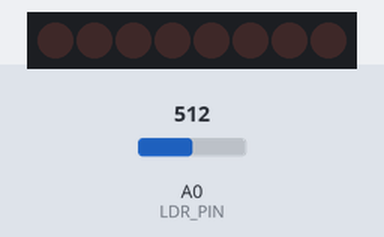
A sketch run on a simulated Arduino Uno, built with avr-gcc and run on an emulated ATmega328P. On the bench: 8 shift-register outputs drawn as a row of LEDs (first output left, lit = HIGH). Wiring (from diagram.json): shift register (74HC595): data pin 2; shift clock pin 3; latch pin 4; row of LEDs: on Q0, Q1, Q2, Q3, Q4, Q5, Q6, Q7. The inputs (shaded band) are chosen by the test bench; at power-on: A0 (LDR_PIN) = 512.

Above: at 1.2 s.
1.3 s: A0 (LDR_PIN) set to 166
2.8 s: A0 (LDR_PIN) set to 146
At 3.3 s:
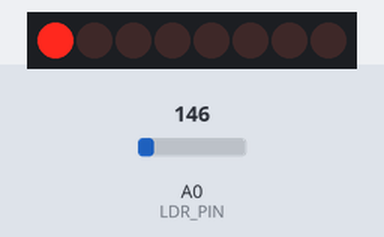
4.3 s: A0 (LDR_PIN) set to 115
5.8 s: A0 (LDR_PIN) set to 95
At 6.4 s:
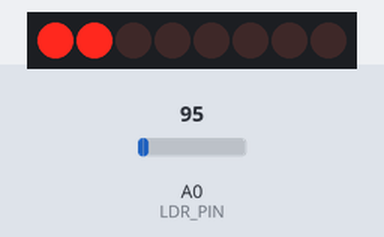
7.3 s: A0 (LDR_PIN) set to 122
At 8.1 s:
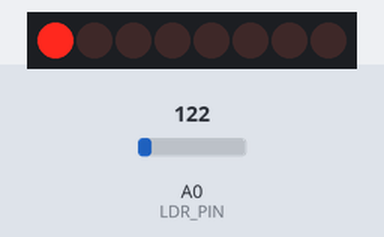
Timing chart, 0 to 9.9 s (numbered marks = the images above; inputs shaded):
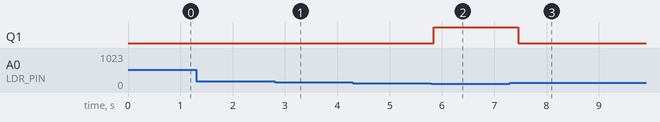

Measured:
- the behaviour switches between 160 and 159 on A0 (LDR_PIN) (found by bisection; images 0 and 1)
- the behaviour switches between 105 and 104 on A0 (LDR_PIN) (found by bisection; images 1 and 2)
- after the input at 1.3 s, every drawn part: stays the same
- after the input at 4.3 s, every drawn part: stays the same
- after the input at 5.8 s, Q1: LOW → HIGH after 0.05 s
- after the input at 7.3 s, Q1: HIGH → LOW after 0.16 s

The sketch:

sketch.ino
```cpp
// The 74HC595 uses a type of serial connection called SPI (Serial Peripheral Interface) that requires three pins:
int datapin = 2;
int clockpin = 3;
int latchpin = 4;

// We'll also declare a global variable for the data we're sending to the shift register:
byte data = 0;

// LDR function & pins
int getLux();
int LDR_PIN = A0;

// LDR Characteristics
const float GAMMA = 0.7;
const float RL10 = 50;

void setup()
{
  // Set the three SPI pins to be outputs:
  pinMode(datapin, OUTPUT);
  pinMode(clockpin, OUTPUT);
  pinMode(latchpin, OUTPUT);

  // LDR setup
  pinMode(LDR_PIN, INPUT);

  Serial.begin(9600);
}

void loop()
{
  int luxValue = getLux();

  // constrain the value before mapping
  int constrainedLux = constrain(luxValue, 0, 10000);

  // map to 0-8 because we have 8 leds
  int ledsToTurnOn = map(constrainedLux, 0, 10000, 0, 9);

  // avois getting out of range
  ledsToTurnOn = constrain(ledsToTurnOn, 0, 8);

  // Turn on the necessary LEDs
  for (int i = 0; i < ledsToTurnOn; i++) {
    shiftWrite(i, HIGH);
  }

  // Turn off the rest
  for (int i = ledsToTurnOn; i < 8; i++) {
    shiftWrite(i, LOW);
  }

  delay(200); // avoid reading too fast
}

int getLux() {
  int analogValue = analogRead(LDR_PIN);
  float voltage = analogValue / 1024.0 * 5;
  float resistance = 2000 * voltage / (1 - voltage / 5);
  float lux = pow(RL10 * 1e3 * pow(10, GAMMA) / resistance, (1 / GAMMA));
  return (int)lux;
}

void shiftWrite(int desiredPin, boolean desiredState){
  bitWrite(data, desiredPin, desiredState);
  shiftOut(datapin, clockpin, MSBFIRST, data);
  digitalWrite(latchpin, HIGH);
  digitalWrite(latchpin, LOW);
}
```
